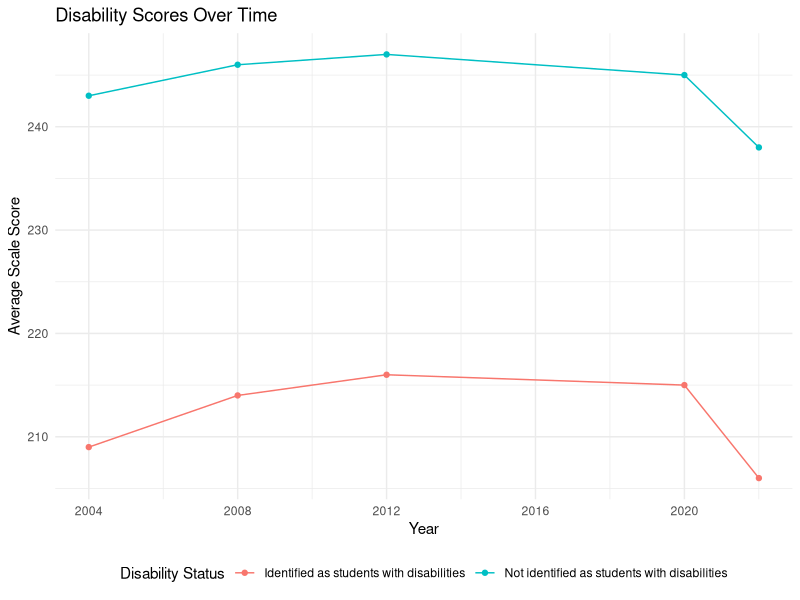
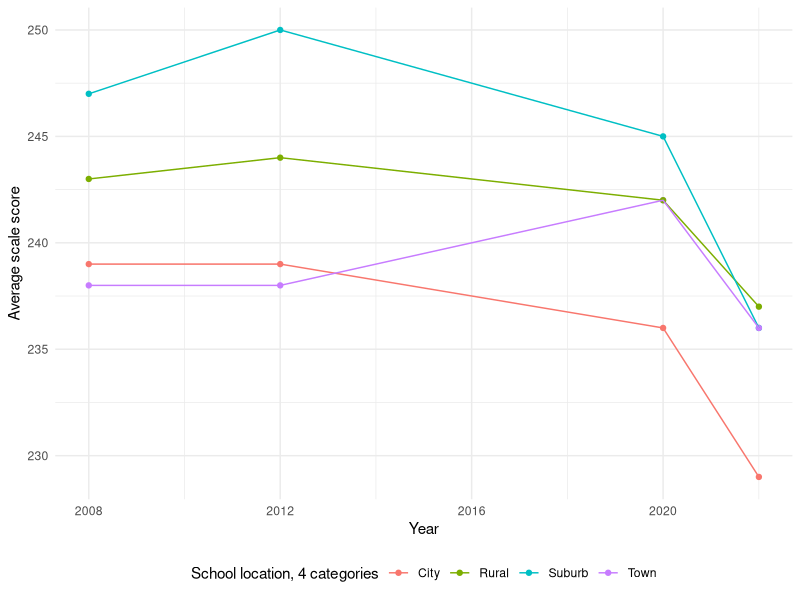
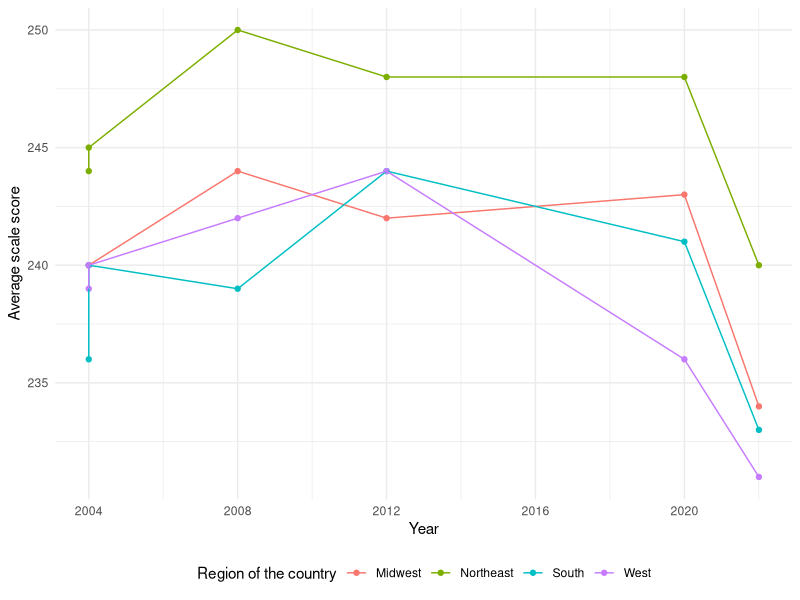
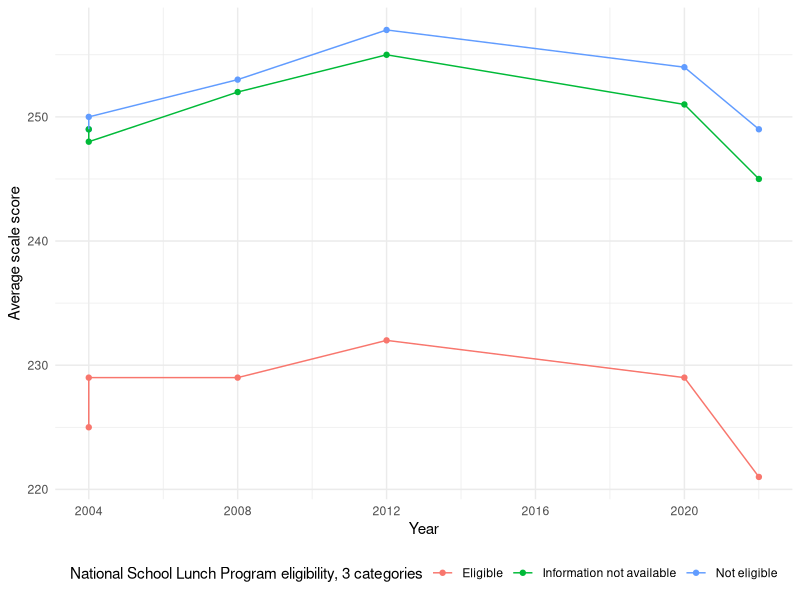

Source code (R) for these figures, in order: (Note: this script raises an error after producing the figures.)
## ---- chunk 1
library(tidyverse)
library(lubridate)
library(ggridges)

#preprocessing

disability <- read_csv("data/mathematics/Mathematics, Age 9, Disability sta.csv", show_col_types = FALSE, name_repair = 'minimal')
colnames(disability) <- disability[8, 1:4]
disability <- disability[9:18, 1:4] |>
  mutate(
    Year = ymd(Year, truncated = 2L),
    `Average scale score` = as.numeric(na_if(na_if(`Average scale score`, "‡"), "—")),
    Subcategory = `Disability status of student, including those with 504 plan`,
    Category = "Disability"
  ) |>
  drop_na(`Average scale score`, Year)

gender <- read_csv("data/mathematics/Mathematics, Age 9, Gender.csv", show_col_types = FALSE, name_repair = 'minimal')
colnames(gender) <- gender[8, 1:4]
gender <- gender[9:36, 1:4] |>
  mutate(
    Year = ymd(Year, truncated = 2L),
    `Average scale score` = as.numeric(na_if(na_if(`Average scale score`, "‡"), "—")),
    Subcategory = Gender,
    Category = "Gender"
  ) |>
  drop_na(`Average scale score`, Year)

national_school <- read_csv("data/mathematics/Mathematics, Age 9, National School.csv", show_col_types = FALSE, name_repair = 'minimal')
colnames(national_school) <- national_school[8, 1:4]
national_school <- national_school[9:26, 1:4] |>
  mutate(
    Year = ymd(Year, truncated = 2L),
    `Average scale score` = as.numeric(na_if(na_if(`Average scale score`, "‡"), "—")),
    Subcategory = `National School Lunch Program eligibility, 3 categories`,
    Category = "National School Lunch"
  ) |>
  drop_na(`Average scale score`, Year)

race <- read_csv("data/mathematics/Mathematics, Age 9, Race ethnicity.csv", show_col_types = FALSE, name_repair = 'minimal')
colnames(race) <- race[8, 1:4]
race <- race[9:92, 1:4] |>
  mutate(
    Year = ymd(Year, truncated = 2L),
    `Average scale score` = as.numeric(na_if(na_if(`Average scale score`, "‡"), "—")),
    Subcategory = `Race/ethnicity (6 categories)`,
    Category = "Race/Ethnicity"
  ) |>
  drop_na(`Average scale score`, Year)

region <- read_csv("data/mathematics/Mathematics, Age 9, Region of the.csv", show_col_types = FALSE, name_repair = 'minimal')
colnames(region) <- region[8, 1:4]
region <- region[9:37, 1:4] |>
  mutate(
    Year = ymd(Year, truncated = 2L),
    `Average scale score` = as.numeric(na_if(na_if(`Average scale score`, "‡"), "—")),
    Subcategory = `Region of the country`,
    Category = "Region"
  ) |>
  drop_na(`Average scale score`, Year)

location <- read_csv("data/mathematics/Mathematics, Age 9, School location.csv", show_col_types = FALSE, name_repair = 'minimal')
colnames(location) <- location[8, 1:4]
location <- location[9:24, 1:4] |>
  mutate(
    Year = ymd(Year, truncated = 2L),
    `Average scale score` = as.numeric(na_if(na_if(`Average scale score`, "‡"), "—")),
    Subcategory = `School location, 4 categories`,
    Category = "School Location"
  ) |>
  drop_na(`Average scale score`, Year)

eng_status <-read_csv("data/mathematics/Mathematics, Age 9, Status as Engl.csv", show_col_types = FALSE, name_repair = 'minimal')
colnames(eng_status) <- eng_status[8, 1:4]
eng_status <- eng_status[9:18, 1:4] |>
  mutate(
    Year = ymd(Year, truncated = 2L),
    `Average scale score` = as.numeric(na_if(na_if(`Average scale score`, "‡"), "—")),
    Subcategory = `Status as English learner, 2 categories`,
    Category = "English Learner Status"
  ) |>
  drop_na(`Average scale score`, Year)

all_students <- read_csv("data/mathematics/Mathematics, Age 9, All students.csv", show_col_types = FALSE, name_repair = 'minimal')
colnames(all_students) <- all_students[8, 1:4]
all_students <- all_students[9:24, 1:4] %>%
  mutate(
    Year = ymd(Year, truncated = 2L),
    `Average scale score` = as.numeric(na_if(na_if(`Average scale score`, "‡"), "—")),
    Subcategory = `All students`,
    Category = "All Students"
  ) %>%
  drop_na(`Average scale score`, Year)
## ---- chunk 2
#disability dataset
ggplot(disability, aes(x = Year, y = `Average scale score`, color = `Disability status of student, including those with 504 plan`)) +
  geom_point() +
  geom_line(aes(group = `Disability status of student, including those with 504 plan`)) +
  scale_x_date(breaks = as.Date(paste0(seq(2004, 2024, 4), "-01-01")), date_labels = "%Y") +
  theme_minimal() +
  labs(
    title = "Disability Scores Over Time",
    x = "Year",
    y = "Average Scale Score",
    color = "Disability Status"
  ) +
  theme(legend.position = "bottom")


## ---- chunk 3
#location dataset
ggplot(location, aes(x = Year, y = `Average scale score`, colour = `School location, 4 categories`)) +
  geom_point() +
  geom_line(aes(group = `School location, 4 categories`)) +
  scale_x_date(breaks = as.Date(paste0(seq(2008, 2024, 4), "-01-01")), date_labels ="%Y") +
  theme_minimal() + 
  theme(legend.position = "bottom")
## ---- chunk 4
#region
ggplot(region, aes(x = Year, y =`Average scale score`, colour = `Region of the country`)) +
  geom_point() +
  geom_line(aes(group = `Region of the country`)) +
  scale_x_date(breaks = as.Date(paste0(seq(2004, 2024, 4), "-01-01")), date_labels = "%Y") +
  theme_minimal() + 
  theme(legend.position = "bottom")
## ---- chunk 5
#national school dataset
ggplot(national_school, aes(x = Year, y = `Average scale score`, colour = `National School Lunch Program eligibility, 3 categories`)) +
  geom_point() +
  geom_line(aes(group = `National School Lunch Program eligibility, 3 categories`)) +
  scale_x_date(breaks = as.Date(paste0(seq(2004, 2024, 4), "-01-01")), date_labels = "%Y") +
  theme_minimal() + 
  theme(legend.position = "bottom")
## ---- chunk 6
#race dataset
race_filtered <- data_combined |> filter(Category == "Race/Ethnicity", !Subcategory %in% c("American Indian or Alaska Native", "Unclassified"))
ggplot(race, aes(x = Year, y = `Average scale score`, color = Subcategory, group = Subcategory)) +
  geom_point() +
  geom_line(aes(group = `Race/ethnicity (6 categories)`)) +
  scale_x_date(breaks = as.Date(paste0(seq(1978, 2024, 4), "-01-01")), date_labels = "%Y") +
    labs(
    title = "Mathematics Scores by Race/Ethnicity Over Time",
    x = "Year",
    y = "Average Scale Score",
    color = "Race/Ethnicity"
  )+
  theme_minimal() + 
  theme(legend.position = "bottom")

race_filtered <- data_combined |> filter(Category == "Race/Ethnicity", !Subcategory %in% c("American Indian or Alaska Native", "Unclassified"))
ggplot(race_filtered, aes(x = Year, y = `Average scale score`, color = Subcategory, group = Subcategory)) +
  geom_line(size = 1.2) +
  geom_point(size = 3) +
  scale_x_discrete(labels = unique(race_filtered$Year)) +
  labs(
    title = "Mathematics Scores by Race/Ethnicity Over Time",
    x = "Year",
    y = "Average Scale Score",
    color = "Race/Ethnicity"
  ) +
  theme_minimal() +
  theme(
    legend.position = "bottom"
  )
## ---- chunk 7
#gender dataset
ggplot(gender, aes(x = Year, y = `Average scale score`, colour = Gender)) +
  geom_point() +
  geom_line(aes(group = Gender)) +
  scale_x_date(breaks = as.Date(paste0(seq(1978, 2024, 4), "-01-01")), date_labels = "%Y") +
  theme_minimal() + 
  theme(legend.position = "bottom")
## ---- chunk 8
#english dataset
ggplot(eng_status, aes(x = Year, y = `Average scale score`, colour = `Status as English learner, 2 categories`)) +
  geom_point() +
  geom_line(aes(group = `Status as English learner, 2 categories`)) +
  scale_x_date(breaks = as.Date(paste0(seq(2004, 2024, 4), "-01-01")), date_labels = "%Y") +
  theme_minimal() + 
  theme(legend.position = "bottom")
## ---- chunk 9
all_students_plot <- ggplot(all_students, aes(x = Year, y = `Average scale score`)) +
  geom_point(size = 3) +
  geom_line(group = 1, size = 1) +
  labs(
    title = "Mathematics Scores for All Students Over Time",
    x = "Year",
    y = "Average Scale Score"
  ) +
  theme_minimal() +
  theme(
    plot.title = element_text(size = 15, hjust = 0.5, face = "bold"),
    axis.text.x = element_text(size = 11, angle = 45, hjust = 1),
    axis.text.y = element_text(size = 11)
  )

print(all_students_plot)


## ---- chunk 10
data_combined <- bind_rows(all_students, disability, gender, national_school, race, region, location, eng_status)

data_combined <- data_combined |> mutate(Year = as.factor(year(Year)))
ggplot(data_combined, aes(x = Subcategory, y = Year, fill = `Average scale score`)) +
  geom_tile(color = "white", alpha = 0.8) +
  scale_fill_gradient(low = "blue", high = "red", na.value = "grey90") +
  labs(
    title = "Heatmap of Average Test Scores by Year and Subcategory",
    x = "Subcategory",
    y = "Year",
    fill = "Avg Scale Score"
  ) +
  theme_minimal() +
  theme(
    axis.text.x = element_text(angle = 45, hjust = 1, size = 8),
    axis.text.y = element_text(size = 8),
    legend.position = "right"
  )


## ---- chunk 11
#2020vs2022
combined_data <- bind_rows(
  disability |> mutate(Subcategory = `Disability status of student, including those with 504 plan`, Category = "Disability"),
  gender |> mutate(Subcategory = Gender, Category = "Gender"),
  national_school |> mutate(Subcategory = `National School Lunch Program eligibility, 3 categories`, Category = "National School Lunch"),
  race |> mutate(Subcategory = `Race/ethnicity (6 categories)`, Category = "Race/Ethnicity"),
  region |> mutate(Subcategory = `Region of the country`, Category = "Region"),
  location |> mutate(Subcategory = `School location, 4 categories`, Category = "School Location")
)
diff_data <- combined_data %>%
  filter(year(Year) %in% c(2020, 2022)) %>%
  pivot_wider(names_from = Year, values_from = `Average scale score`, names_prefix = "Year_") %>%
  mutate(Difference = 2022 - 2020) %>%
  drop_na(Difference)

ggplot(diff_data, aes(x = Difference, fill = Subcategory)) +
  geom_histogram(binwidth = 1, position = "dodge", alpha = 0.8) +
  scale_fill_viridis_d(option = "D", direction = -1) +
  labs(
    title = "Difference in Test Scores Between 2020 and 2022",
    x = "Score Difference (2020 - 2022)",
    y = "Frequency",
    fill = "Subcategory"
  ) +
  theme_minimal() +
  theme(
    legend.position = "bottom",
    plot.title = element_text(size = 15, hjust = 0.5, face = "bold"),
    axis.text.x = element_text(size = 11),
    axis.text.y = element_text(size = 11)
  )
